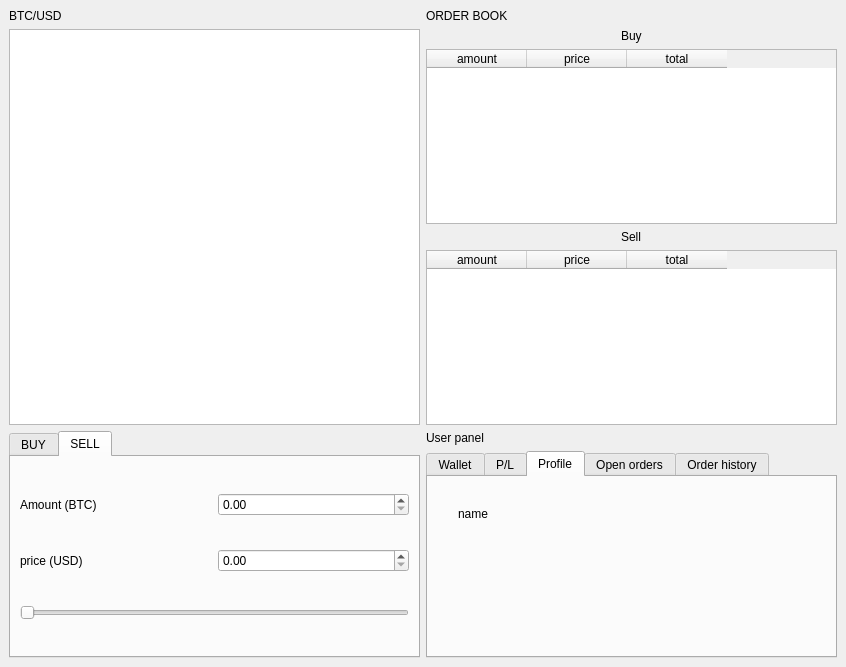
<?xml version="1.0" encoding="UTF-8"?>
<ui version="4.0">
 <class>MainWindow</class>
 <widget class="QMainWindow" name="MainWindow">
  <property name="geometry">
   <rect>
    <x>0</x>
    <y>0</y>
    <width>846</width>
    <height>667</height>
   </rect>
  </property>
  <property name="windowTitle">
   <string>MainWindow</string>
  </property>
  <widget class="QWidget" name="centralwidget">
   <layout class="QGridLayout" name="gridLayout_3">
    <item row="0" column="0">
     <layout class="QVBoxLayout" name="verticalLayout_4">
      <item>
       <widget class="QLabel" name="label">
        <property name="text">
         <string>BTC/USD</string>
        </property>
       </widget>
      </item>
      <item>
       <widget class="QGraphicsView" name="graphicsView"/>
      </item>
     </layout>
    </item>
    <item row="0" column="1">
     <layout class="QVBoxLayout" name="verticalLayout">
      <item>
       <widget class="QLabel" name="orderbook_label">
        <property name="text">
         <string>ORDER BOOK</string>
        </property>
       </widget>
      </item>
      <item alignment="Qt::AlignHCenter">
       <widget class="QLabel" name="buy_label_orderbook">
        <property name="text">
         <string>Buy</string>
        </property>
       </widget>
      </item>
      <item>
       <widget class="QTableWidget" name="buy_orders_table">
        <column>
         <property name="text">
          <string>amount</string>
         </property>
        </column>
        <column>
         <property name="text">
          <string>price</string>
         </property>
        </column>
        <column>
         <property name="text">
          <string>total</string>
         </property>
        </column>
       </widget>
      </item>
      <item alignment="Qt::AlignHCenter">
       <widget class="QLabel" name="sell_label_orderbook">
        <property name="text">
         <string>Sell</string>
        </property>
       </widget>
      </item>
      <item>
       <widget class="QTableWidget" name="sell_order_table">
        <column>
         <property name="text">
          <string>amount</string>
         </property>
        </column>
        <column>
         <property name="text">
          <string>price</string>
         </property>
        </column>
        <column>
         <property name="text">
          <string>total</string>
         </property>
        </column>
       </widget>
      </item>
     </layout>
    </item>
    <item row="1" column="0">
     <widget class="QTabWidget" name="tabWidget">
      <property name="layoutDirection">
       <enum>Qt::LeftToRight</enum>
      </property>
      <property name="autoFillBackground">
       <bool>false</bool>
      </property>
      <property name="currentIndex">
       <number>1</number>
      </property>
      <property name="elideMode">
       <enum>Qt::ElideLeft</enum>
      </property>
      <property name="documentMode">
       <bool>false</bool>
      </property>
      <property name="tabsClosable">
       <bool>false</bool>
      </property>
      <property name="movable">
       <bool>false</bool>
      </property>
      <property name="tabBarAutoHide">
       <bool>false</bool>
      </property>
      <widget class="QWidget" name="tab_buy_order">
       <attribute name="title">
        <string>BUY</string>
       </attribute>
       <layout class="QVBoxLayout" name="verticalLayout_2">
        <item>
         <layout class="QHBoxLayout" name="horizontalLayout_4">
          <item>
           <widget class="QLabel" name="amount_buy_order_label">
            <property name="text">
             <string>Amount (BTC)</string>
            </property>
           </widget>
          </item>
          <item>
           <widget class="QDoubleSpinBox" name="amount_buy_order"/>
          </item>
         </layout>
        </item>
        <item>
         <layout class="QHBoxLayout" name="horizontalLayout_3">
          <item>
           <widget class="QLabel" name="price_buy_order_label">
            <property name="text">
             <string>price (USD)</string>
            </property>
           </widget>
          </item>
          <item>
           <widget class="QDoubleSpinBox" name="price_buy_order"/>
          </item>
         </layout>
        </item>
        <item>
         <widget class="QSlider" name="amount_buy_order_slider">
          <property name="orientation">
           <enum>Qt::Horizontal</enum>
          </property>
         </widget>
        </item>
       </layout>
      </widget>
      <widget class="QWidget" name="tab_sell_order">
       <attribute name="title">
        <string>SELL</string>
       </attribute>
       <layout class="QVBoxLayout" name="verticalLayout_3">
        <item>
         <layout class="QHBoxLayout" name="horizontalLayout_6">
          <item>
           <widget class="QLabel" name="amount_sell_order_label">
            <property name="text">
             <string>Amount (BTC)</string>
            </property>
           </widget>
          </item>
          <item>
           <widget class="QDoubleSpinBox" name="amount_sell_order"/>
          </item>
         </layout>
        </item>
        <item>
         <layout class="QHBoxLayout" name="horizontalLayout_5">
          <item>
           <widget class="QLabel" name="price_sell_order_label">
            <property name="text">
             <string>price (USD)</string>
            </property>
           </widget>
          </item>
          <item>
           <widget class="QDoubleSpinBox" name="price_sell_order"/>
          </item>
         </layout>
        </item>
        <item>
         <widget class="QSlider" name="amount_sell_order_slider">
          <property name="orientation">
           <enum>Qt::Horizontal</enum>
          </property>
         </widget>
        </item>
       </layout>
      </widget>
     </widget>
    </item>
    <item row="1" column="1">
     <layout class="QVBoxLayout" name="verticalLayout_6">
      <item>
       <widget class="QLabel" name="label_2">
        <property name="text">
         <string>User panel</string>
        </property>
       </widget>
      </item>
      <item>
       <widget class="QTabWidget" name="tabWidget_2">
        <property name="currentIndex">
         <number>2</number>
        </property>
        <widget class="QWidget" name="tab">
         <attribute name="title">
          <string>Wallet</string>
         </attribute>
         <layout class="QVBoxLayout" name="verticalLayout_5">
          <item>
           <layout class="QHBoxLayout" name="horizontalLayout">
            <item>
             <widget class="QLabel" name="label_3">
              <property name="text">
               <string>Bitcoin :</string>
              </property>
             </widget>
            </item>
            <item>
             <widget class="QLCDNumber" name="lcdNumber_2"/>
            </item>
            <item>
             <widget class="QLabel" name="label_8">
              <property name="text">
               <string>BTC</string>
              </property>
             </widget>
            </item>
           </layout>
          </item>
          <item>
           <layout class="QHBoxLayout" name="horizontalLayout_2">
            <item>
             <widget class="QLabel" name="label_4">
              <property name="text">
               <string>US dollars : </string>
              </property>
             </widget>
            </item>
            <item>
             <widget class="QLCDNumber" name="lcdNumber"/>
            </item>
            <item>
             <widget class="QLabel" name="label_7">
              <property name="text">
               <string>USD</string>
              </property>
             </widget>
            </item>
           </layout>
          </item>
          <item>
           <layout class="QHBoxLayout" name="horizontalLayout_7">
            <item>
             <widget class="QLabel" name="label_5">
              <property name="text">
               <string>Total :</string>
              </property>
             </widget>
            </item>
            <item>
             <widget class="QLCDNumber" name="lcdNumber_3"/>
            </item>
            <item>
             <widget class="QLabel" name="label_6">
              <property name="text">
               <string>USD</string>
              </property>
             </widget>
            </item>
           </layout>
          </item>
         </layout>
        </widget>
        <widget class="QWidget" name="tab_2">
         <attribute name="title">
          <string>P/L</string>
         </attribute>
         <layout class="QVBoxLayout" name="verticalLayout_7">
          <item>
           <widget class="QLabel" name="label_9">
            <property name="text">
             <string>your net profit/loss</string>
            </property>
           </widget>
          </item>
          <item>
           <widget class="QLineEdit" name="lineEdit"/>
          </item>
          <item>
           <widget class="QLineEdit" name="lineEdit_2"/>
          </item>
         </layout>
        </widget>
        <widget class="QWidget" name="tab_3">
         <attribute name="title">
          <string>Profile</string>
         </attribute>
         <widget class="QLabel" name="label_10">
          <property name="geometry">
           <rect>
            <x>30</x>
            <y>30</y>
            <width>47</width>
            <height>14</height>
           </rect>
          </property>
          <property name="text">
           <string>name</string>
          </property>
         </widget>
        </widget>
        <widget class="QWidget" name="tab_4">
         <attribute name="title">
          <string>Open orders</string>
         </attribute>
         <layout class="QGridLayout" name="gridLayout_2">
          <item row="0" column="0">
           <widget class="QTableWidget" name="tableWidget_2">
            <column>
             <property name="text">
              <string>type</string>
             </property>
            </column>
            <column>
             <property name="text">
              <string>amount</string>
             </property>
            </column>
            <column>
             <property name="text">
              <string>price</string>
             </property>
            </column>
           </widget>
          </item>
         </layout>
        </widget>
        <widget class="QWidget" name="tab_5">
         <attribute name="title">
          <string>Order history</string>
         </attribute>
         <layout class="QGridLayout" name="gridLayout">
          <item row="0" column="0">
           <widget class="QTableWidget" name="tableWidget">
            <column>
             <property name="text">
              <string>date filled</string>
             </property>
            </column>
            <column>
             <property name="text">
              <string>type</string>
             </property>
            </column>
            <column>
             <property name="text">
              <string>price</string>
             </property>
            </column>
            <column>
             <property name="text">
              <string>amount</string>
             </property>
            </column>
           </widget>
          </item>
         </layout>
        </widget>
       </widget>
      </item>
     </layout>
    </item>
   </layout>
  </widget>
  <widget class="QMenuBar" name="menubar">
   <property name="geometry">
    <rect>
     <x>0</x>
     <y>0</y>
     <width>846</width>
     <height>22</height>
    </rect>
   </property>
  </widget>
 </widget>
 <resources/>
 <connections/>
</ui>
